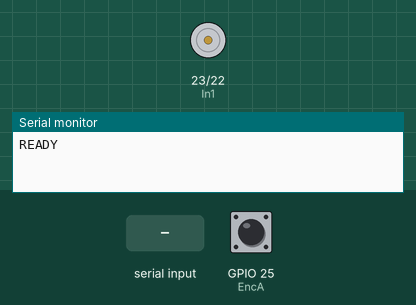
Simulated run of this sketch. Board: ESP32. Shown: motor-driver pin pairs drawn as motors (green arrow = first pin HIGH = forward, orange = second pin HIGH = backward, longer = more drive, scaled by the enable pin), the last lines printed to the serial monitor. The test bench sets the inputs (shaded band); at power-on: GPIO 25 (EncA) HIGH.

Above: at 1.2 s.
1.3 s: "CMD:128\n" received over Serial
At 1.6 s:
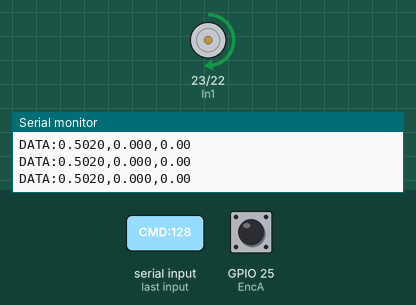
2.8 s: "CMD:-200\n" received over Serial
At 3.9 s:
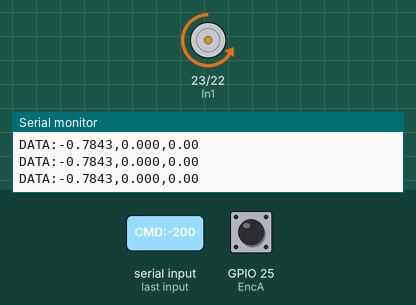
4.3 s: "D\n" received over Serial
At 5.1 s:
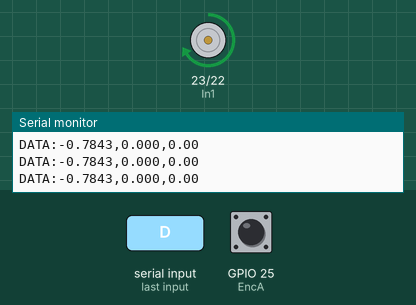
5.8 s: "I\n" received over Serial
At 6.2 s:
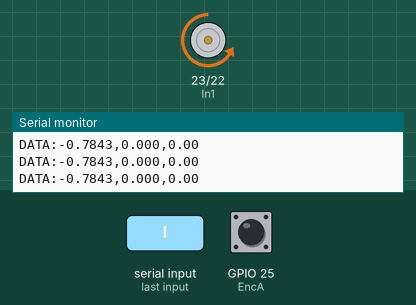
Timing chart, 0 to 8.3 s (numbered marks = the images above; inputs shaded):
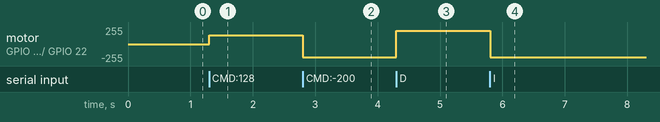

Measured:
- after the input at 1.3 s, motor on GPIO 23 (In1) / GPIO 22 (In2): stopped → forward 128/255 at once
- after the input at 2.8 s, motor on GPIO 23 (In1) / GPIO 22 (In2): forward 128/255 → backward 199/255 at once
- after the input at 4.3 s, motor on GPIO 23 (In1) / GPIO 22 (In2): backward 199/255 → forward 199/255 at once
- after the input at 5.8 s, motor on GPIO 23 (In1) / GPIO 22 (In2): forward 199/255 → backward 199/255 at once

The sketch:

transfer_funct.ino
```cpp
// ============================================================
//  ESP32 - Motor Identification via ROS2 Serial
//  Basado en el código original del usuario.
//
//  Cambios respecto al original:
//    - Se elimina el potenciómetro (pin 34)
//    - El PWM se recibe por Serial desde ROS2
//    - Protocolo entrada : "CMD:<-255 a 255>\n"  (entero con signo)
//                          "D\n"  → giro derecha
//                          "I\n"  → giro izquierda
//                          "S\n"  → detener
//    - Protocolo salida  : "DATA:<pwm_norm>,<velocidad>,<posicion>\n"
//      (mismo formato que espera el nodo ROS2)
// ============================================================

// ── Pines ─────────────────────────────────────────────────────
#define EnA  26   // PWM para Puente H
#define In1  23   // Pin de salida digital
#define In2  22   // Pin de salida digital
#define EncA 25   // GPIO para señal A del encoder
#define EncB 27   // GPIO para señal B del encoder

// ── Configuración PWM (LEDC) ──────────────────────────────────
#define freq       980   // Frecuencia de PWM (igual que original)
#define resolution 8     // Resolución 8 bits → 0-255
#define PWM1_Ch    0     // Canal PWM

// ── Encoder ───────────────────────────────────────────────────
float   resolucion  = 0.0858983536;  // grados por pulso
int     pulsos      = 4191;          // pulsos por vuelta a la salida

int32_t tiempo_act   = 0;
int32_t tiempo_ant   = 0;
int32_t delta_tiempo = 2000000000;   // valor inicial grande para evitar /0
int32_t contador     = 0;
int32_t revoluciones = 0;
float   posicion     = 0;
float   velocidad    = 0;

volatile bool BSet            = false;
volatile bool ASet            = false;
volatile bool encoderDirection = false;

// ── Estado motor ──────────────────────────────────────────────
bool motorEnMovimiento = false;
int  pwm      = 0;   // magnitud PWM actual (0-255)
int  pwm_signo = 1;  // +1 derecha, -1 izquierda

// ── Temporización envío de datos ──────────────────────────────
unsigned long lastSendTime   = 0;
const int     SEND_PERIOD_MS = 20;   // 50 Hz → suficiente para rqt_plot

// ─────────────────────────────────────────────────────────────
//  ISR Encoder (tu lógica original intacta)
// ─────────────────────────────────────────────────────────────
void IRAM_ATTR Encoder()
{
  BSet = digitalRead(EncB);
  ASet = digitalRead(EncA);

  if (BSet == ASet)
  {
    contador++;
    encoderDirection = true;
  }
  else
  {
    contador--;
    encoderDirection = false;
  }

  tiempo_act   = micros();
  delta_tiempo = tiempo_act - tiempo_ant;
  tiempo_ant   = tiempo_act;
}

// ─────────────────────────────────────────────────────────────
//  Funciones de movimiento (tu código original)
// ─────────────────────────────────────────────────────────────
void derecha()
{
  digitalWrite(In1, HIGH);
  digitalWrite(In2, LOW);
}

void izquierda()
{
  digitalWrite(In1, LOW);
  digitalWrite(In2, HIGH);
}

void detener()
{
  digitalWrite(In1, LOW);
  digitalWrite(In2, LOW);
  ledcWrite(PWM1_Ch, 0);
  pwm               = 0;
  motorEnMovimiento = false;
}

// ─────────────────────────────────────────────────────────────
//  pose() — tu lógica original intacta
// ─────────────────────────────────────────────────────────────
void pose()
{
  if (encoderDirection)
  {
    posicion = contador * resolucion;
    if (contador >= pulsos)
    {
      revoluciones++;
      contador = 0;
    }
  }
  else
  {
    posicion = contador * resolucion;
    if (contador <= -pulsos)
    {
      revoluciones--;
      contador = 0;
    }
  }

  // Velocidad en RPM mediante delta de tiempo entre pulsos
  velocidad = 60000000.0 / ((float)pulsos * (float)delta_tiempo);
  if (velocidad < 0)
    velocidad = abs(velocidad);
    //velocidad = round(velocidad);

  encoderDirection = false;
}

// ─────────────────────────────────────────────────────────────
//  Aplicar PWM con signo recibido por Serial
//  pwm_signed: -255 (izquierda full) a +255 (derecha full)
// ─────────────────────────────────────────────────────────────
void aplicarPWM(int pwm_signed)
{
  pwm_signed = constrain(pwm_signed, -255, 255);

  if (pwm_signed == 0)
  {
    detener();
    return;
  }

  motorEnMovimiento = true;

  if (pwm_signed > 0)
  {
    pwm_signo = 1;
    pwm       = pwm_signed;
    derecha();
  }
  else
  {
    pwm_signo = -1;
    pwm       = -pwm_signed;
    izquierda();
  }

  ledcWrite(PWM1_Ch, pwm);
}

// ─────────────────────────────────────────────────────────────
//  imprimirdatos() — envía datos a ROS2 en formato DATA:
// ─────────────────────────────────────────────────────────────
void imprimirdatos()
{
  pose();

  // Formato parseado por el nodo ROS2:
  //   DATA:<pwm_normalizado>,<velocidad_rpm>,<posicion_grados>
  float pwm_norm = (float)(pwm_signo * pwm) / 255.0f;

  Serial.print("DATA:");
  Serial.print(pwm_norm, 4);
  Serial.print(",");
  Serial.print(velocidad, 3);
  Serial.print(",");
  Serial.println(posicion);
}

// ─────────────────────────────────────────────────────────────
//  Setup
// ─────────────────────────────────────────────────────────────
void setup()
{
  pinMode(EnA, OUTPUT);
  pinMode(In1, OUTPUT);
  pinMode(In2, OUTPUT);

  // Configurar canal PWM (LEDC)
  ledcSetup(PWM1_Ch, freq, resolution);
  ledcAttachPin(EnA, PWM1_Ch);

  // Encoder con pull-up interno
  pinMode(EncA, INPUT_PULLUP);
  pinMode(EncB, INPUT_PULLUP);
  attachInterrupt(digitalPinToInterrupt(EncA), Encoder, CHANGE);

  Serial.begin(115200);
  while (!Serial) delay(10);

  detener();
  Serial.println("READY");
}

// ─────────────────────────────────────────────────────────────
//  Loop
// ─────────────────────────────────────────────────────────────
void loop()
{
  // ── Leer comandos enviados por el nodo ROS2 ──────────────
  if (Serial.available() > 0)
  {
    String linea = Serial.readStringUntil('\n');
    linea.trim();

    if (linea.startsWith("CMD:"))
    {
      // Formato principal: "CMD:<entero con signo>"
      // Ejemplo: "CMD:128"  → 50% PWM derecha
      //          "CMD:-200" → ~78% PWM izquierda
      int val = linea.substring(4).toInt();
      aplicarPWM(val);
    }
    else if (linea == "D")
    {
      // Comando simple de dirección (compatible con protocolo original)
      motorEnMovimiento = true;
      derecha();
    }
    else if (linea == "I")
    {
      motorEnMovimiento = true;
      izquierda();
    }
    else if (linea == "S")
    {
      detener();
    }
    else if (linea == "RESET_ENC")
    {
      // Reiniciar contadores del encoder
      noInterrupts();
      contador     = 0;
      revoluciones = 0;
      posicion     = 0;
      interrupts();
    }
  }

  // ── Enviar datos a ROS2 cada SEND_PERIOD_MS ─────────────
  unsigned long now = millis();
  if (motorEnMovimiento && (now - lastSendTime >= SEND_PERIOD_MS))
  {
    imprimirdatos();
    lastSendTime = now;
  }
}
```
